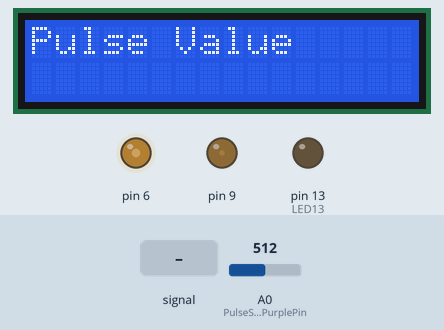
Simulated run of this sketch. Board: Arduino Uno, built with avr-gcc and run on an emulated ATmega328P. Shown: 16×2 character LCD, output pins drawn as LEDs (lit = HIGH). The inputs (shaded band) are chosen by the test bench; at power-on: A0 (PulseSensorPurplePin) = 512. What the sketch prints to the serial monitor is not drawn.

Above: at 1.2 s.
1.3 s: A0 (PulseSensorPurplePin) fed a 200 Hz sine of ±81 counts around its level
At 3.1 s:
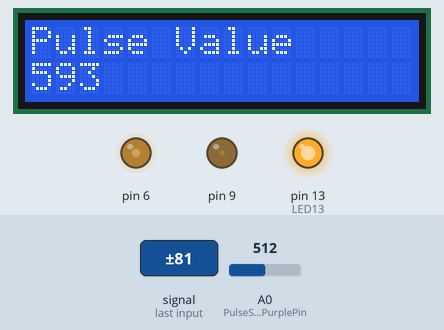
4.3 s: A0 (PulseSensorPurplePin) set to 560
At 4.7 s:
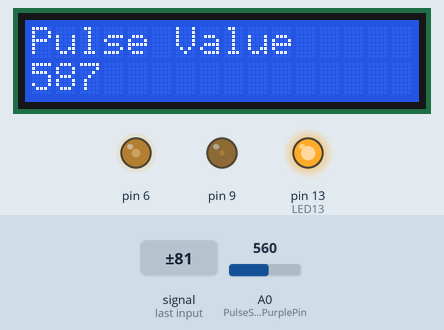
5.8 s: A0 (PulseSensorPurplePin) fed a 1000 Hz sine of ±255 counts around its level
At 6.6 s:
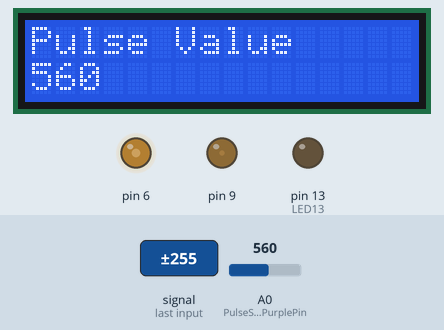
8.3 s: A0 (PulseSensorPurplePin) set to 122
At 9.2 s:
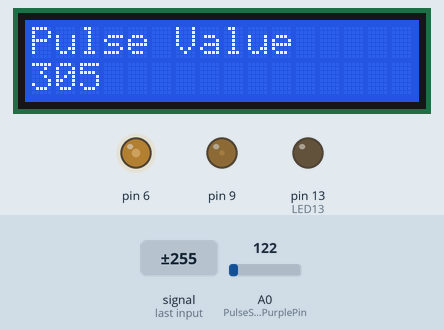
10.3 s: A0 (PulseSensorPurplePin) set to 0
At 11.1 s:
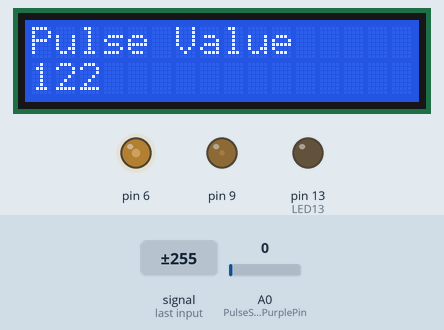
Timing chart, 0 to 12.8 s (numbered marks = the images above; inputs shaded):
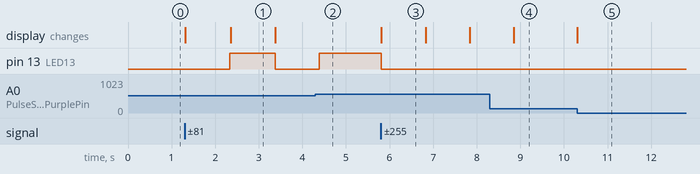

The sketch:

pulse-display.ino
```cpp
#include<LiquidCrystal.h>

int CONTRAST           = 90;
int BACKLIGHT          = 20;
int i                  = 0;
//defining lcd pins
LiquidCrystal lcd(12, 11, 5, 4, 3, 2);

//  Variables
int PulseSensorPurplePin = 0;        // Pulse Sensor PURPLE WIRE connected to ANALOG PIN 0
int LED13 = 13;   //  The on-board Arduion LED


int Signal;                // holds the incoming raw data. Signal value can range from 0-1024
int Threshold = 550;            // Determine which Signal to "count as a beat", and which to ingore.

int max = 0;

void setup() {

  //Display setup
  analogWrite(6, CONTRAST);
  analogWrite(9, BACKLIGHT);
  Serial.begin(9600);
  Serial.setTimeout(50);
  lcd.begin(16,2);
  lcd.print("Pulse Value");

  //Pulse SetUp
  pinMode(LED13,OUTPUT);         // pin that will blink to your heartbeat!

}
void loop() {
  Signal = analogRead(PulseSensorPurplePin);  // Read the PulseSensor's value.
                                              // Assign this value to the "Signal" variable.
  Serial.println(Signal);                    // Send the Signal value to Serial Plotter.

  if(Signal > Threshold){                          // If the signal is above "550", then "turn-on" Arduino's on-Board LED.
     digitalWrite(LED13,HIGH);
   } else {
     digitalWrite(LED13,LOW);                //  Else, the sigal must be below "550", so "turn-off" this LED.
   }

   //Logic for displaying pulse value on lcd
   if (Signal > max) {
     max = Signal;
   } else {
     if (Signal < max) {
       lcd.setCursor(0, 1);
       lcd.print(max);
       max = Signal;
       delay(1000);
     }
   }

    delay(10);
}
```

Measured:
- after the input at 1.3 s, pin 13 (LED13): LOW → HIGH after 1.0 s, → LOW 1.0 s later; the display: first changes at once (image 1 shows a later state)
- after the input at 4.3 s, pin 13 (LED13): LOW → HIGH after 0.08 s instead of 1.1 s
- after the input at 5.8 s, pin 13 (LED13): HIGH → LOW at once; the display: changes at once (image 3)
- after the input at 8.3 s, pin 13 (LED13): stays LOW (without the input it goes to HIGH after 0.57 s)
- after the input at 10.3 s, the display: changes at once (image 5)
- what the display in image 1 shows lasts 1.0 s, from 2.4 s to 3.4 s
